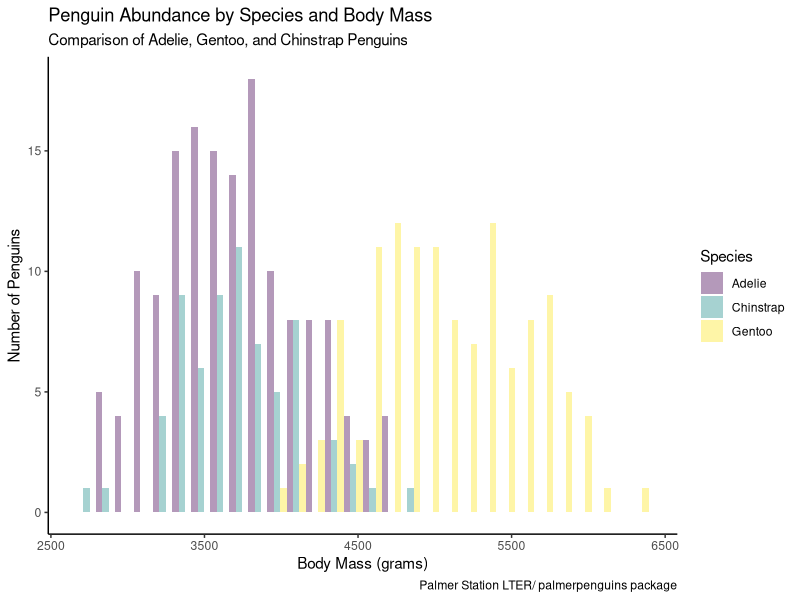
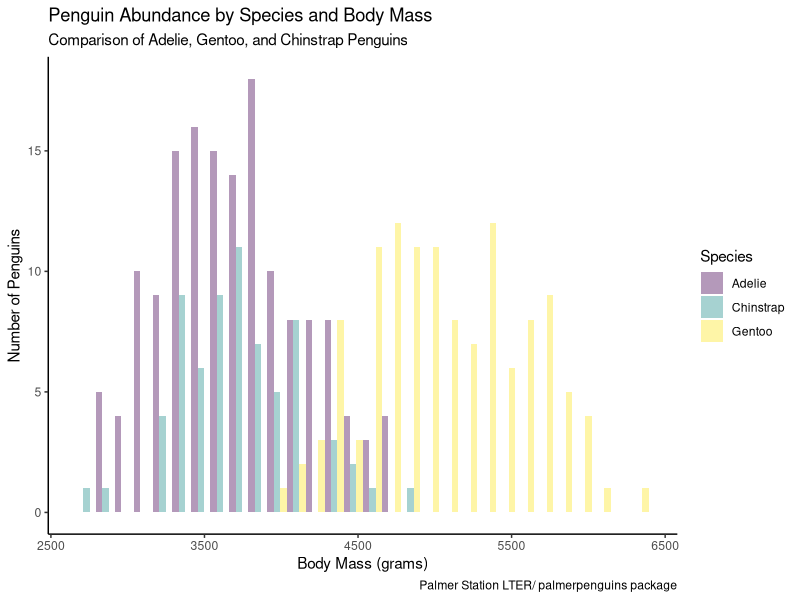

The R source for these figures, in order:
###This is the script for the ggplot 1 assignment###
###Created by Nick Mattson###
###Script created on 9-14-2026###
########################################################

###Load Libraries###
library(palmerpenguins)
library(tidyverse)
glimpse(penguins)

###Data Structure###
head(penguins)

###ggplot visual###
ggplot(data=penguins,
       mapping = aes(x = body_mass_g,
                     fill = species))+
  geom_histogram(bins = 30, alpha = 0.4, position = "dodge")+
  theme_classic()+
  labs(title = "Penguin Abundance by Species and Body Mass",
       subtitle = "Comparison of Adelie, Gentoo, and Chinstrap Penguins",
       x = "Body Mass (grams)", y = "Number of Penguins",
       fill = "Species",
       caption = "Palmer Station LTER/ palmerpenguins package")+
  scale_fill_viridis_d()

###save plot as image file###
ggsave(here("Week_03","Outputs", "Penguins_Histogram.png"))
